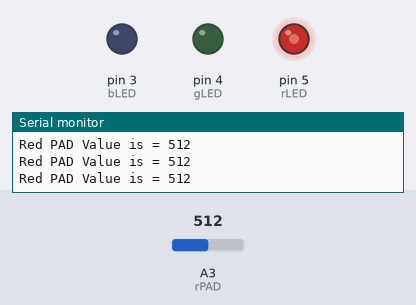
This sketch was run on a simulated Arduino Uno, built with avr-gcc and run on an emulated ATmega328P. Shown: output pins drawn as LEDs (lit = HIGH), the last lines printed to the serial monitor. Inputs (shaded band) come from the test bench; at power-on: A3 (rPAD) = 512.

Above: at 1.2 s.
1.3 s: A3 (rPAD) set to 716
At 2.1 s:
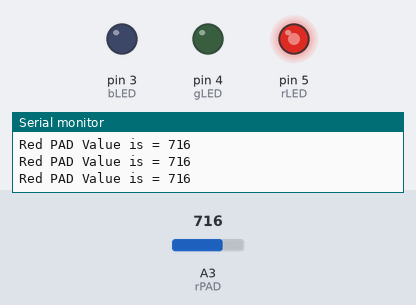
2.8 s: A3 (rPAD) set to 900
At 3.5 s:
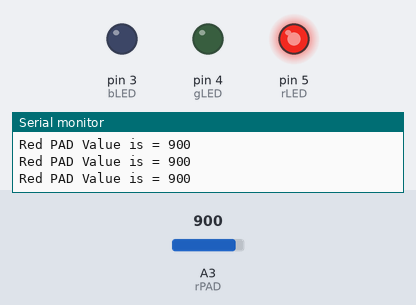
4.3 s: A3 (rPAD) set to 122
At 4.9 s:
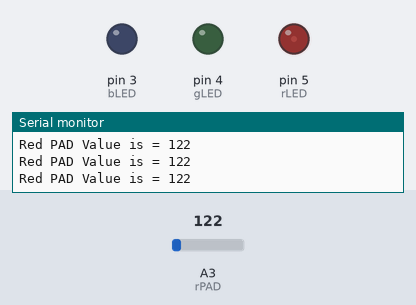
5.8 s: A3 (rPAD) set to 0
At 6.3 s:
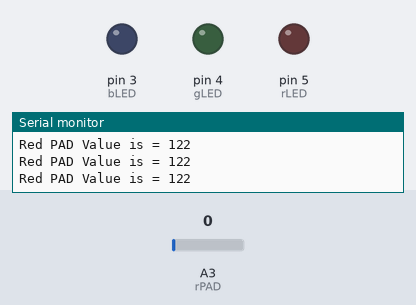
7.3 s: A3 (rPAD) set to 511
At 7.6 s:
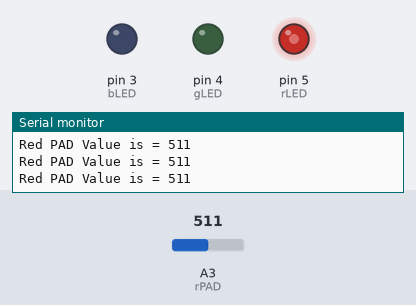
Timing chart, 0 to 9.8 s (numbered marks = the images above; inputs shaded):
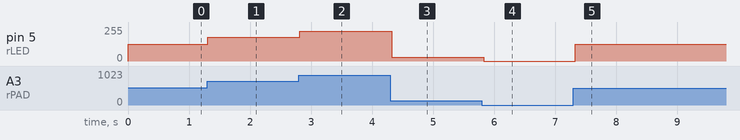

The sketch:

velopad-test.ino
```cpp
/* FSR Velostat testing sketch.
 *  Built upon  [Adafruit FSR Example](https://learn.adafruit.com/force-sensitive-resistor-fsr/using-an-fsr)
 */

//COLOR PADS
int rPAD = A3; // Red Pad Connected to A3
int gPAD = A2; // Green Pad Connected to A2
int bPAD = A1; // Blue Pad Connected to A1

//RGB LED light & DMX Channels of RoscoMICRO C4
int rLED = 5;      // connect RED LED leg to pin 5 (PWM pin)
// Insert RED Channel Variable here (251)
int gLED = 4;      // connect GREEN LED leg to pin 4 (PWM pin)
// Insert GREEN Channel Variable here (252)
int bLED = 3;      // connect BLUE LED leg to pin 3 (PWM pin)
// Insert BLUE Channel Variable here (253)


// Velostat values when circuits are closed
int rPADval; //FSR reading for RED pad
int gPADval; //FSR reading for GREEN pad
int bPADval; //FSR reading for BLUE pad

//Brightness of LEDs
int rLEDint; // RED LED brightness
int gLEDint; // GREEN LED brightness
int bLEDint; // BLUE LED brightness

void setup() {
  Serial.begin(9600);   // We'll send debugging information via the Serial monitor
  pinMode(rLED, OUTPUT);
  pinMode(gLED, OUTPUT);
  pinMode(bLED, OUTPUT);
}

void loop() {


      // RED pad reading
        rPADval = analogRead(rPAD);

        if (rPADval>20){
        Serial.print("Red PAD Value is = ");
        Serial.println(rPADval);
        }

        // map FSR values (0-1023) to RGB Values (0-255)
        rLEDint = map(rPADval, 0, 1023, 0, 255);
        analogWrite(rLED, rLEDint);
        delay(100);


  /*
  if (gPAD > 100)
      {
      // GREEN pad reading
          gPADval = analogRead(gPAD);

          if (gPADval>20){
          Serial.print("Green PAD Value is = ");
          Serial.println(gPADval);
          }

          // map FSR values (0-1023) to RGB Values (0-255)
          gLEDint = map(gPADval, 0, 1023, 0, 255);
          analogWrite(gLED, gLEDint);
          delay(100);
      }

  if (bPAD > 100)
      {
        // BLUE pad reading
          bPADval = analogRead(bPAD);
          if (gPADval>20){
          Serial.print("Blue PAD Value is = ");
          Serial.println(bPADval);
          }

          // map FSR values (0-1023) to RGB Values (0-255)
          bLEDint = map(bPADval, 0, 1023, 0, 255);
          analogWrite(bLED, bLEDint);
          delay(100);
      }
*/
}
```

Measured:
- after the input at 1.3 s, pin 5 (rLED): 127/255 → 178/255 at once
- after the input at 2.8 s, pin 5 (rLED): 178/255 → 224/255 at once
- after the input at 4.3 s, pin 5 (rLED): 224/255 → 30/255 at once
- after the input at 5.8 s, pin 5 (rLED): 30/255 → 0/255 at once
- after the input at 7.3 s, pin 5 (rLED): 0/255 → 127/255 at once
